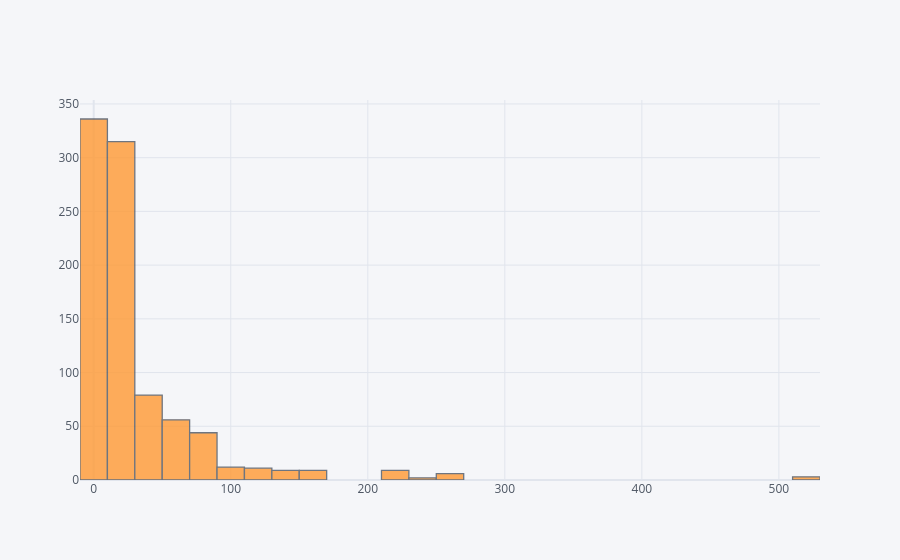

Here is the notebook cell this chart was saved with:
### Code cell
train_df['Fare'].iplot(kind='hist', bins = 40)

### Figure 1 — Plotly figure (JSON) as saved in the notebook; plotly's stock layout.template omitted (floating-point values rounded to 4 significant figures; data arrays with more than 128 entries replaced by an {"elided": "..."} marker saying what was removed)
{"data": [{"histfunc": "count", "histnorm": "", "marker": {"color": "rgba(255, 153, 51, 1.0)", "line": {"color": "#4D5663", "width": 1.3}}, "name": "Fare", "nbinsx": 40, "opacity": 0.8, "orientation": "v", "type": "histogram", "x": {"elided": "891 float values"}}], "layout": {"barmode": "overlay", "legend": {"bgcolor": "#F5F6F9", "font": {"color": "#4D5663"}}, "paper_bgcolor": "#F5F6F9", "plot_bgcolor": "#F5F6F9", "title": {"font": {"color": "#4D5663"}}, "xaxis": {"gridcolor": "#E1E5ED", "showgrid": true, "tickfont": {"color": "#4D5663"}, "title": {"font": {"color": "#4D5663"}, "text": ""}, "zerolinecolor": "#E1E5ED"}, "yaxis": {"gridcolor": "#E1E5ED", "showgrid": true, "tickfont": {"color": "#4D5663"}, "title": {"font": {"color": "#4D5663"}, "text": ""}, "zerolinecolor": "#E1E5ED"}}}
